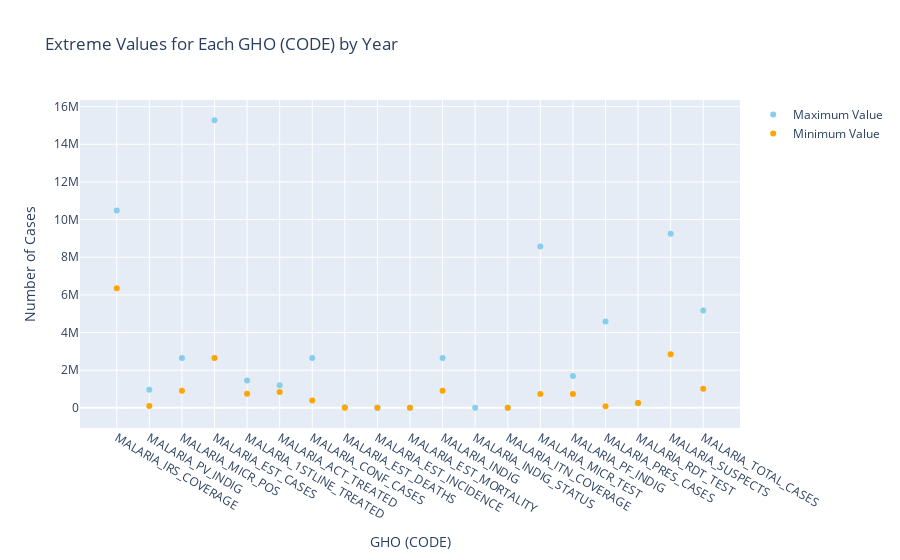

The cell this chart's notebook holds for it:
### Code cell
# hover text with year information
max_hover_text = [f'Maximum Value: {max_val}<br>Year: {extreme_values[code]["year_max_value"]}' for code, max_val in zip(codes, max_values)]
min_hover_text = [f'Minimum Value: {min_val}<br>Year: {extreme_values[code]["year_min_value"]}' for code, min_val in zip(codes, min_values)]

# traces for hover text
max_trace = go.Scatter(x=codes, y=max_values, mode='markers', name='Maximum Value',
                       marker=dict(color='skyblue'), text=max_hover_text, hoverinfo='text')
min_trace = go.Scatter(x=codes, y=min_values, mode='markers', name='Minimum Value',
                       marker=dict(color='orange'), text=min_hover_text, hoverinfo='text')

# layout
layout = go.Layout(title='Extreme Values for Each GHO (CODE) by Year',
                   xaxis=dict(title='GHO (CODE)'),
                   yaxis=dict(title='Number of Cases'))

# figure
fig = go.Figure(data=[max_trace, min_trace], layout=layout)

# plot
fig.show()

### Figure 1 — Plotly figure (JSON) as saved in the notebook; plotly's stock layout.template omitted (floating-point values rounded to 4 significant figures)
{"data": [{"hoverinfo": "text", "marker": {"color": "skyblue"}, "mode": "markers", "name": "Maximum Value", "text": ["Maximum Value: 10486854.0<br>Year: 2018", "Maximum Value: 958291.0<br>Year: 2013", "Maximum Value: 2645454.0<br>Year: 2013", "Maximum Value: 15281540.0<br>Year: 2013", "Maximum Value: 1458804.0<br>Year: 2020", "Maximum Value: 1197131.0<br>Year: 2020", "Maximum Value: 2645454.0<br>Year: 2013", "Maximum Value: 27024.0<br>Year: 2013", "Maximum Value: 329.44041<br>Year: 2000", "Maximum Value: 55.30293<br>Year: 2000", "Maximum Value: 2645454.0<br>Year: 2013", "Maximum Value: 0<br>Year: None", "Maximum Value: 38.99071<br>Year: 2015", "Maximum Value: 8573335.0<br>Year: 2013", "Maximum Value: 1687163.0<br>Year: 2013", "Maximum Value: 4591710.0<br>Year: 2004", "Maximum Value: 262877.0<br>Year: 2009", "Maximum Value: 9243894.0<br>Year: 2013", "Maximum Value: 5170614.0<br>Year: 2004"], "type": "scatter", "x": ["MALARIA_IRS_COVERAGE", "MALARIA_PV_INDIG", "MALARIA_MICR_POS", "MALARIA_EST_CASES", "MALARIA_1STLINE_TREATED", "MALARIA_ACT_TREATED", "MALARIA_CONF_CASES", "MALARIA_EST_DEATHS", "MALARIA_EST_INCIDENCE", "MALARIA_EST_MORTALITY", "MALARIA_INDIG", "MALARIA_INDIG_STATUS", "MALARIA_ITN_COVERAGE", "MALARIA_MICR_TEST", "MALARIA_PF_INDIG", "MALARIA_PRES_CASES", "MALARIA_RDT_TEST", "MALARIA_SUSPECTS", "MALARIA_TOTAL_CASES"], "y": [10486854, 958291, 2645454, 15281540, 1458804, 1197131, 2645454, 27024, 329.4, 55.3, 2645454, 0, 38.99, 8573335, 1687163, 4591710, 262877, 9243894, 5170614]}, {"hoverinfo": "text", "marker": {"color": "orange"}, "mode": "markers", "name": "Minimum Value", "text": ["Minimum Value: 6349834.0<br>Year: 2020", "Minimum Value: 102412.0<br>Year: 2018", "Minimum Value: 904495.0<br>Year: 2019", "Minimum Value: 2645193.0<br>Year: 2019", "Minimum Value: 748601.0<br>Year: 2018", "Minimum Value: 836293.0<br>Year: 2019", "Minimum Value: 392377.0<br>Year: 2001", "Minimum Value: 5708.0<br>Year: 2019", "Minimum Value: 34.08666<br>Year: 2019", "Minimum Value: 7.35548<br>Year: 2019", "Minimum Value: 904495.0<br>Year: 2019", "Minimum Value: inf<br>Year: None", "Minimum Value: 2.48968<br>Year: 2005", "Minimum Value: 739627.0<br>Year: 2007", "Minimum Value: 732776.0<br>Year: 2010", "Minimum Value: 90607.0<br>Year: 2021", "Minimum Value: 262877.0<br>Year: 2009", "Minimum Value: 2844963.0<br>Year: 2007", "Minimum Value: 1015792.0<br>Year: 2019"], "type": "scatter", "x": ["MALARIA_IRS_COVERAGE", "MALARIA_PV_INDIG", "MALARIA_MICR_POS", "MALARIA_EST_CASES", "MALARIA_1STLINE_TREATED", "MALARIA_ACT_TREATED", "MALARIA_CONF_CASES", "MALARIA_EST_DEATHS", "MALARIA_EST_INCIDENCE", "MALARIA_EST_MORTALITY", "MALARIA_INDIG", "MALARIA_INDIG_STATUS", "MALARIA_ITN_COVERAGE", "MALARIA_MICR_TEST", "MALARIA_PF_INDIG", "MALARIA_PRES_CASES", "MALARIA_RDT_TEST", "MALARIA_SUSPECTS", "MALARIA_TOTAL_CASES"], "y": [6349834, 102412, 904495, 2645193, 748601, 836293, 392377, 5708, 34.09, 7.355, 904495, null, 2.49, 739627, 732776, 90607, 262877, 2844963, 1015792]}], "layout": {"title": {"text": "Extreme Values for Each GHO (CODE) by Year"}, "xaxis": {"title": {"text": "GHO (CODE)"}}, "yaxis": {"title": {"text": "Number of Cases"}}}}
